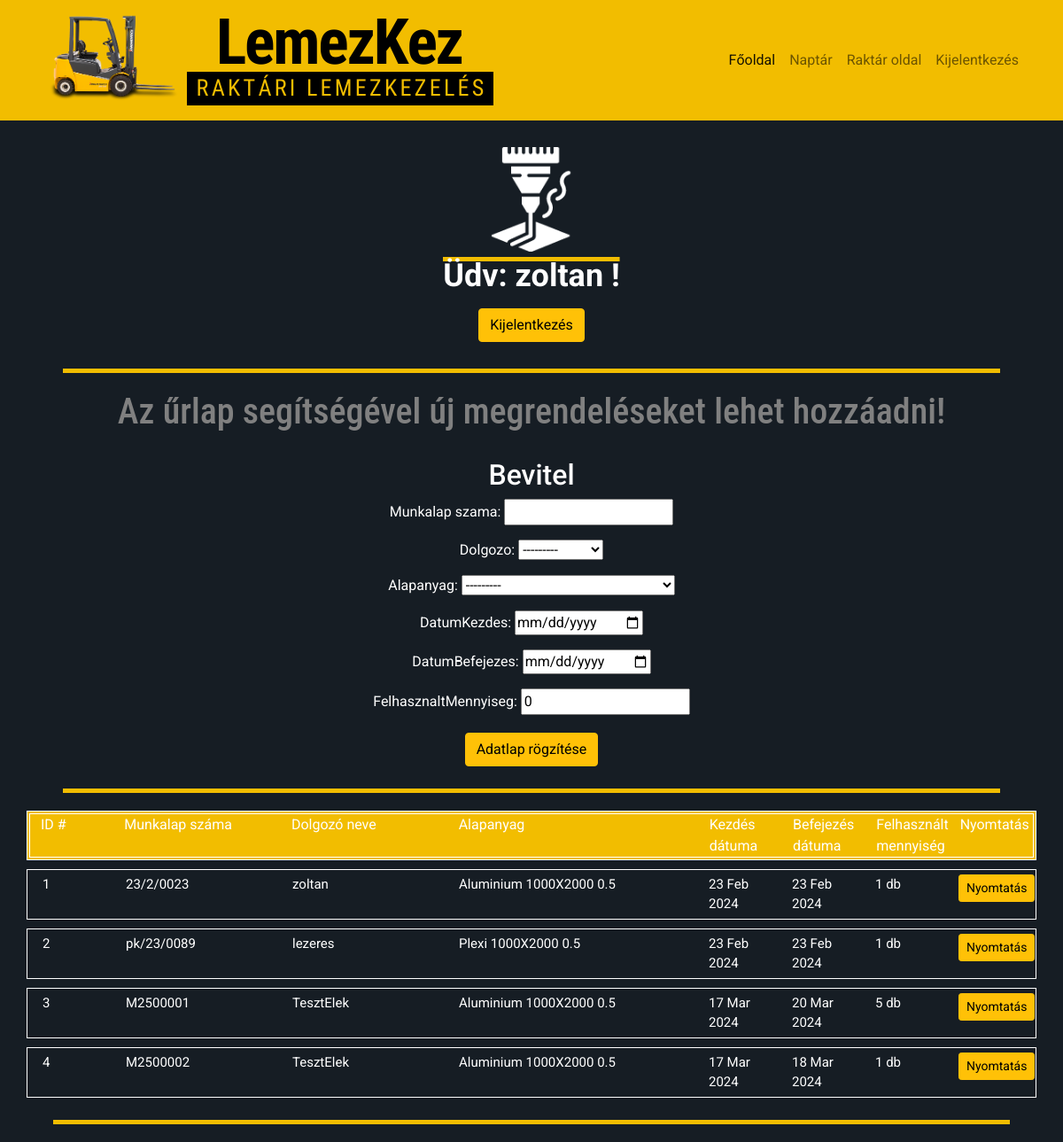
The app's page /megrendeles/ (signed in) with its own data.
### raktar_app/models.py (models this page shows)
class CustomUser(AbstractUser):
     raktaros = models.BooleanField(default=False)
     lezervago = models.BooleanField(default=False)

class Megrendelesek(models.Model):
        munkalap_szama = models.CharField(max_length = 30)
        dolgozo = models.ForeignKey(CustomUser, on_delete = models.CASCADE)
        alapanyag = models.ForeignKey(Alapanyag ,on_delete = models.CASCADE)
        datumKezdes = models.DateField()
        datumBefejezes = models.DateField()
        felhasznaltMennyiseg = models.PositiveIntegerField(default=0)

class Alapanyag(models.Model):
     anyagtipus = [
                        ("Aluminium" , "Aluminium"),
                        ("Horganyzott" , "Horganyzott"),
                        ("Plexi", "Plexi"),
                        ("Rozsdamentes","Rozsdamentes"),
                        ("Szénacél", "Szénacél") ]
     anyagtipusa= models.CharField(max_length = 20 ,choices = anyagtipus)
     vastagsag = [("0.5", "0.5"),
                  ("1.0", "1.0"),
                  ("1,5", "1,5"),
                  ("2.0", "2.0"),
                  ("2,5", "2,5")]
     vastagsag_valaszt = models.CharField(max_length = 10, choices = vastagsag)
     meret = [("1000X2000", "1000X2000"),
              ("1250X2500", "1250X2000"),
              ("1500X3000", "1500X3000"),
              ]
     meret_valaszt = models.CharField(max_length =30, choices = meret)
     darabszam = models.PositiveIntegerField(default=0)
     polc_szama = models.PositiveIntegerField(default=0)
     rogzit_datum = models.DateField()
     kiadasdatuma = models.DateTimeField()
     def __str__(self):
        return f"{self.anyagtipusa} {self.meret_valaszt} {self.vastagsag_valaszt}"

### raktar_app/views.py (the view, shortened to what this page needs)
# urls.py: path('megrendeles/', views.megrendeles, name= 'megrendeles'),
def megrendeles(request):
    megrform = MegrendelesForm()
    megrendelesek_lista = Megrendelesek.objects.all()
    return render(request, 'megrendeles.html', { 'object_list':megrendelesek_lista,
                                            'megrform': megrform})

### raktar_app/forms.py
class MegrendelesForm(forms.ModelForm):
    class Meta:
        model = Megrendelesek
        fields = ('munkalap_szama',
                  'dolgozo',
                  'alapanyag',
                  'datumKezdes',
                  'datumBefejezes',
                  'felhasznaltMennyiseg')
        widgets={'datumKezdes': forms.DateInput(attrs={"type": "date"},format = "%Y-%m-%d" ),
                 'datumBefejezes': forms.DateInput(attrs={"type": "date"}, format = "%Y-%m-%d" )}

### templates/megrendeles.html (shortened to what this page needs)
{% load static %}
<!DOCTYPE html>
<html lang="hu">
<head>
  <link href="https://cdn.jsdelivr.net/npm/bootstrap@5.0.2/dist/css/bootstrap.min.css" rel="stylesheet"
>
  <link rel="stylesheet" href="{% static 'css/megrendeles.css' %}">
</head>
<body>
  <nav class="navbar navbar-expand-lg navbar-light">
    <div class="container">
      <a class="navbar-logo1" href=""><img src="/static/pictures/lemezkez-logo-navbar-forklift.png" alt="LemezKez Logó"
          title="LemezKez Logója">
        <a class="navbar-logo2" href=""><img src="/static/pictures/lemezkez-logo-navbar.png" alt="LemezKez Logó"
            title="LemezKez Logója">
          <div class="collapse navbar-collapse" id="navbarNav">
            <ul class="navbar-nav ms-auto">
              <li class="nav-item">
                <a class="nav-link active" aria-current="page" href="{% url 'home' %}">Főoldal</a>
              </li>
              <li class="nav-item">
                <a class="nav-link" href="http://127.0.0.1:8000/naptar">Naptár</a>
              </li>
              <li class="nav-item">
                <a class="nav-link" href="{% url 'raktar' %}">Raktár oldal</a>
              </li>
              <li class="nav-item">
                <a class="nav-link" href="{% url 'logout' %}">Kijelentkezés</a>
              </li>
            </ul>
          </div>
    </div>
  </nav>
  <div id="kozepre" class="container-fluid">
    <img class="warning-pics" src="/static/pictures/laser-cutting-machine-feher.png" alt="felhasználói ikon">
    {% if user.is_authenticated and user.lezervago == True %}
    <div class="loggedin">
      <span> Üdv: {{user.username}} !</span>
    </div>
    <form action="{% url 'logout' %}" method="post">
      <div class="form-group" id="kijelentkezesGomb"><button class="btn btn-block btn btn-warning"
          type="submit">Kijelentkezés</button></div>
    </form>
  </div>
  <div id="kozepre" class="container-fluid">
    <div class="sarga-csik"></div>
    <h1 class="roboto-condensed-sajat">Az űrlap segítségével új megrendeléseket lehet hozzáadni!</h1>
    <form method="POST">
      <h2>Bevitel</h2>
      {{megrform.as_p}}
      <div class="form-group" id="rogzitesGomb"><button class="btn btn-block btn btn-warning">Adatlap rögzítése</button>
      </div>
    </form>
    <div class="sarga-csik"></div>
  </div>
  <div class="container">
    <div class="row table-header">
      <div class="col-md-1">ID #</div>
      <div class="col-md-2">Munkalap száma</div>
      <div class="col-md-2">Dolgozó neve</div>
      <div class="col-md-3">Alapanyag</div>
      <div class="col-md-1">Kezdés dátuma</div>
      <div class="col-md-1">Befejezés dátuma</div>
      <div class="col-md-1">Felhasznált mennyiség</div>
      <div class="col-md-1">Nyomtatás</div>
    </div>
    {% for adatok in object_list %}
    <div class="row table-row">
      <div class="col-sm-1">{{ adatok.id }}</div>
      <div class="col-sm-2">{{ adatok.munkalap_szama }}</div>
      <div class="col-sm-2">{{ adatok.dolgozo }}</div>
      <div class="col-sm-3">{{ adatok.alapanyag }}</div>
      <div class="col-sm-1">{{ adatok.datumKezdes }}</div>
      <div class="col-sm-1">{{ adatok.datumBefejezes }}</div>
      <div class="col-sm-1">{{ adatok.felhasznaltMennyiseg }} db</div>
      <div class="col-sm-1"><a class="btn btn-block btn btn-warning btn-sm" href="{% url 'megrendelesnyomtatas' adatok.id %}">Nyomtatás</a></div>
    </div>
    {% endfor %}
  </div>
  <div class="sarga-csik"></div>
  {%endif%}
</body>
</html>

### static/css/megrendeles.css (style rules this page uses)
body { font-family: 'Roboto', sans-serif; background-color: #161D24; color: white; }
.roboto-condensed-sajat { font-family: "Roboto Condensed", sans-serif; font-optical-sizing: auto; font-weight: 500; font-style: normal; }
p { color: white; text-align: center; }
.navbar { background-color: #F2BD00; }
.navbar-logo1 img { max-height: 120px; height: auto; margin-right: 10px; }
.navbar-logo2 img { max-height: 110px; height: auto; margin-right: 10px; }
#kozepre { margin-top: 30px; align-items: center; text-align: center; font-family: 'Roboto', sans-serif; }
h1 { text-align: center; color: grey; margin-left: auto; margin-right: auto; }
h2 { padding-top: 20px; text-align: center; color: white; margin-left: auto; margin-right: auto; }
.warning-pics { max-width: 10%; }
.loggedin { font-weight: bold; color: white; font-size: 18px; font-family: 'Roboto'; }
span { font-family: 'Roboto'; font-size: 2em; transform: translate(-70%, -70%); background-image: radial-gradient(#F2BD00, #F2BD00); background-size: 100% 5px; background-repeat: no-repeat; background-position: 100% 0%; transition: background-size .5s, background-position .5s ease-in-out; }
.sarga-csik { margin-top: 25px; margin-bottom: 20px; margin-left: auto; margin-right: auto; width: 90%; height: 5px; background-color: #f2bd00; }
#kijelentkezesGomb { margin-top: 10px; }
#rogzitesGomb { margin-top: 20px; }
.table-header { padding: auto; text-align: left; font-size: 16px; background-color: #F2BD00; border: 4px double white; margin-bottom: 10px; }
.table-row { padding: 5px; text-align: left; font-size: 15px; border: 1px solid #FFFFFF; margin-bottom: 10px; }

### records on screen
CustomUser: username "zoltan"
Megrendelesek: id "1", munkalap_szama "23/2/0023", dolgozo "zoltan", alapanyag "Aluminium 1000X2000 0.5", datumKezdes "23 Feb 2024", datumBefejezes "23 Feb 2024", felhasznaltMennyiseg "1"
Megrendelesek: id "2", munkalap_szama "pk/23/0089", dolgozo "lezeres", alapanyag "Plexi 1000X2000 0.5", datumKezdes "23 Feb 2024", datumBefejezes "23 Feb 2024", felhasznaltMennyiseg "1"
Megrendelesek: id "3", munkalap_szama "M2500001", dolgozo "TesztElek", alapanyag "Aluminium 1000X2000 0.5", datumKezdes "17 Mar 2024", datumBefejezes "20 Mar 2024", felhasznaltMennyiseg "5"
Megrendelesek: id "4", munkalap_szama "M2500002", dolgozo "TesztElek", alapanyag "Aluminium 1000X2000 0.5", datumKezdes "17 Mar 2024", datumBefejezes "18 Mar 2024", felhasznaltMennyiseg "1"
